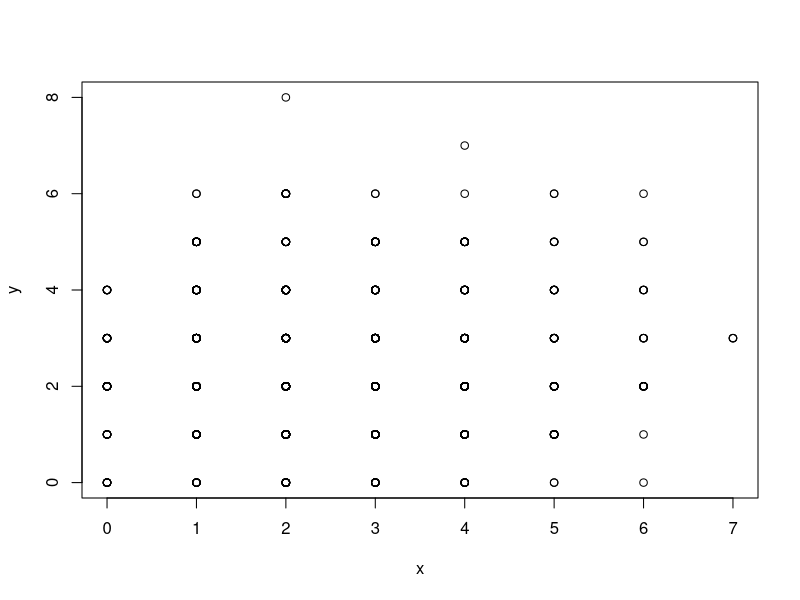
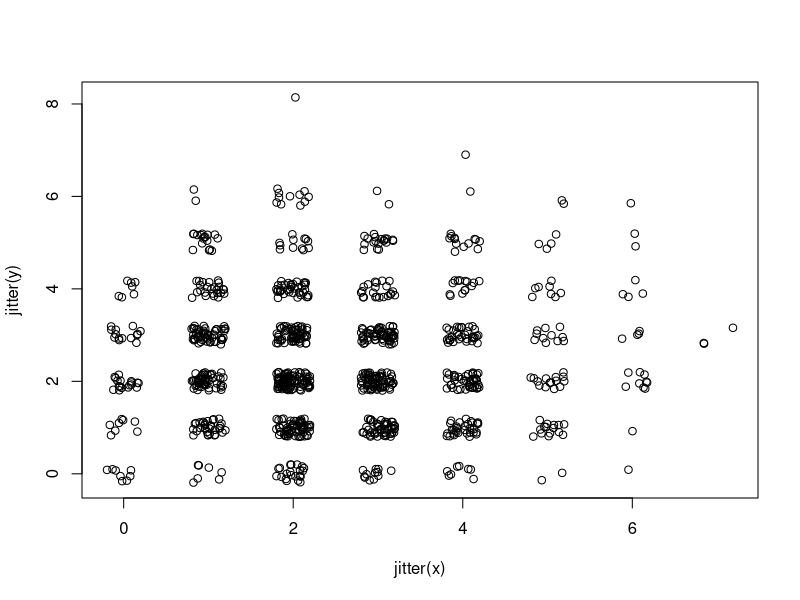
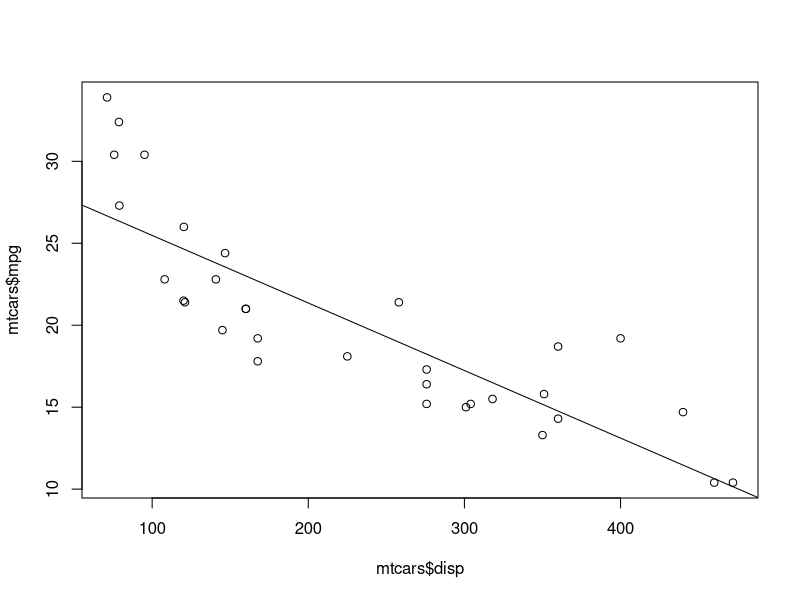
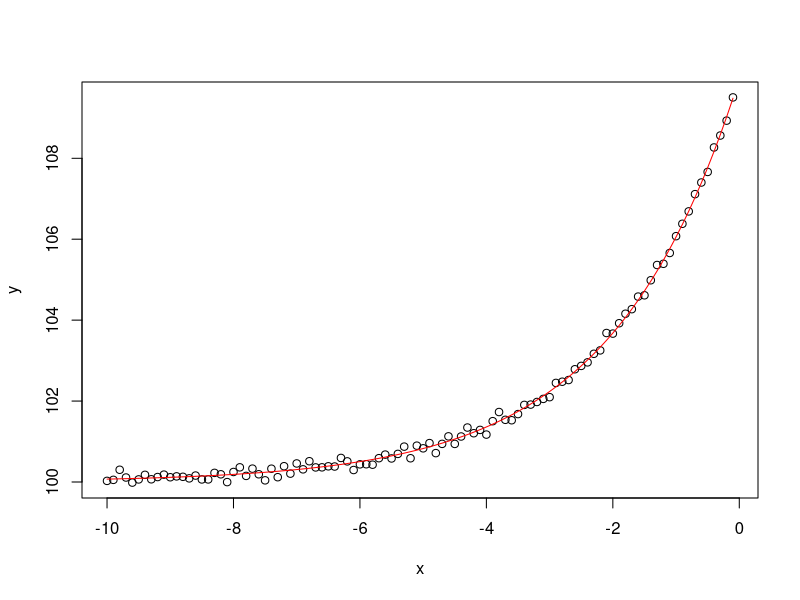
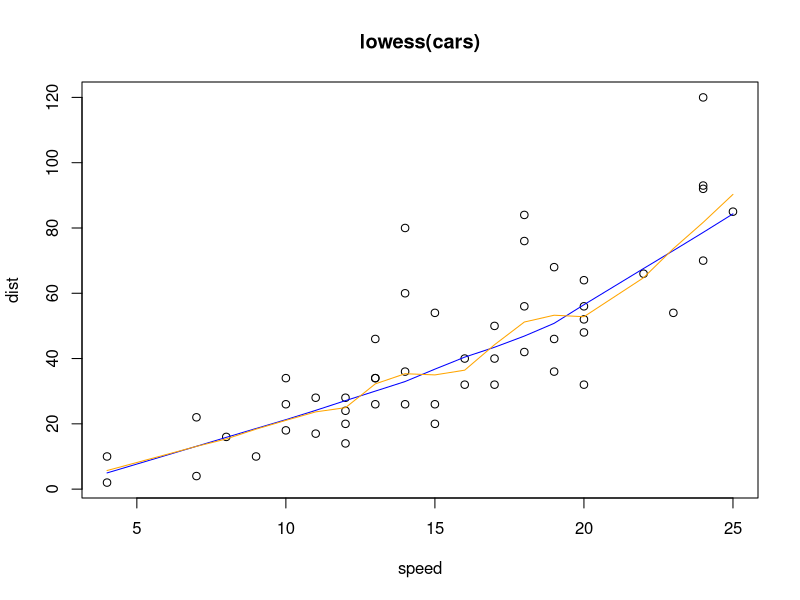
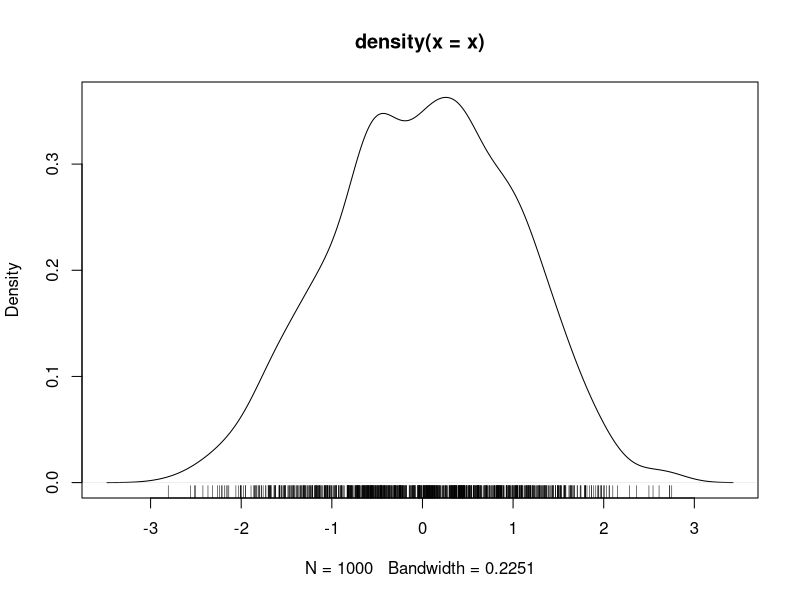

Generate these figures, in order, with R:
## ---- chunk 1
x <- rbinom(1000,10,0.25)
y <- rbinom(1000,10,0.25)
plot(x,y)
#因为是整数的原因，很多点重叠在一起，看起比较少
## ---- chunk 2
plot(jitter(x),jitter(y))#使得原来重叠的点不在重叠，可以
## ---- chunk 3
plot(mtcars$mpg~mtcars$disp)
lmfit <- lm(mtcars$mpg~mtcars$disp)
abline(lmfit)
## ---- chunk 4
x <- -(1:100)/10
y <- 100+10*exp(x/2)+rnorm(x)/10

nlmod <- nls(y~Const+A*exp(B*x),trace=TRUE)

plot(x,y)
lines(x,predict(nlmod),col="red")
## ---- chunk 5
plot(cars,main="lowess(cars)")
lines(lowess(cars),col="blue")
lines(lowess(cars,f=0.3),col="orange")#f表示取周围多少比例的点来画
## ---- chunk 6
x <- rnorm(1000)
plot(density(x))
rug(x)#在下面画竖线，密的地方线多
